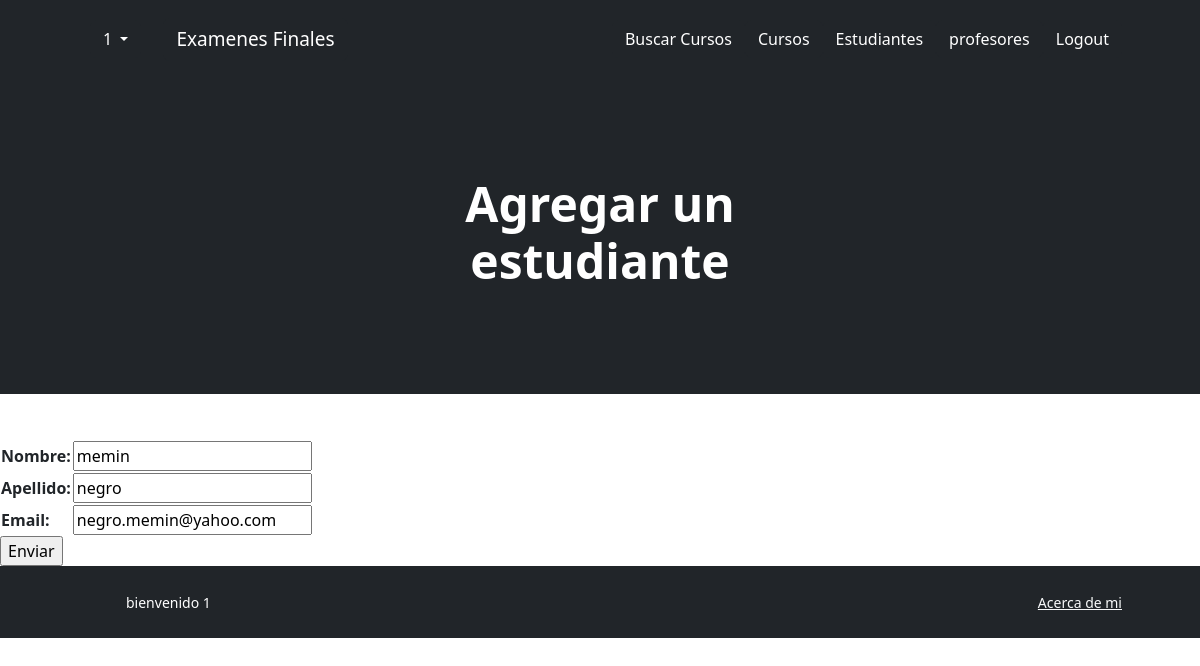
The app's page /aplicacion/estudiante_update/7/ (signed in) with its own data.
### aplicacion/models.py (models this page shows, shortened)
class Estudiante(models.Model):
    nombre = models.CharField(max_length=50)
    apellido = models.CharField(max_length=50)
    email = models.EmailField()

### aplicacion/views.py (the view)
# urls.py: path('estudiante_update/<int:pk>/', EstudianteUpdate.as_view(), name="estudiante_update"),
class EstudianteUpdate(LoginRequiredMixin, UpdateView):
    model = Estudiante
    fields = ['nombre', 'apellido', 'email']
    success_url = reverse_lazy('estudiantes')

### aplicacion/templates/aplicacion/estudiante_form.html (shortened to what this page needs)
{% extends 'aplicacion/home.html' %}
{% block titulo %}
    <h1 class="display-5 fw-bolder text-white mb-2" >Agregar un estudiante</h1>
{% endblock titulo %}
{% block contenido %}
<h2>Estudiante</h2>
<form action="" method="post">
    <table>
        {{ form.as_table }}
    </table>
    <input type="submit" value="Enviar">
</form>
{% endblock contenido %}

### aplicacion/templates/aplicacion/home.html (shortened to what this page needs)
<!DOCTYPE html>
<html lang="en">
    <head>
        {% load static %}
        <link href="https://cdn.jsdelivr.net/npm/bootstrap-icons@1.4.1/font/bootstrap-icons.css" rel="stylesheet" />
        <link href="{% static "css/styles.css" %} " rel="stylesheet" />
    </head>
    <body>
        <nav class="navbar navbar-expand-lg navbar-dark bg-dark">
            <div class="container px-5">
                <nav class="navbar navbar-expand-lg navbar-dark bg-dark">
                    <div class="container-fluid">
                      <div class="collapse navbar-collapse" id="navbarNavDarkDropdown">
                          <ul class="navbar-nav">
                            {% if user.is_authenticated %}
                          <li class="nav-item dropdown">
                            <button class="btn btn-dark dropdown-toggle" data-bs-toggle="dropdown" aria-expanded="false">
                              {{user.username}}
                            </button>
                              {% endif %}
                          </li>
                        </ul>
                      </div>
                    </div>
                  </nav>
                <a class="nav-link" href="{% url "home" %}"><p class="btn btn-dark" style="font-size: 19px; margin: 10px">Examenes Finales</p></a>
                <div class="collapse navbar-collapse" id="navbarSupportedContent">
                    <ul class="navbar-nav ms-auto mb-2 mb-lg-0">
                        {% if user.is_authenticated  %}
                        <li class="nav-item"><a class="btn btn-dark" href="{% url "buscar" %}">Buscar Cursos</a></li>
                        <li class="nav-item"><a class="btn btn-dark" aria-current="page" href="{% url "cursos" %}">Cursos</a></li>
                        <li class="nav-item"><a class="btn btn-dark" href="{% url "estudiantes" %}">Estudiantes</a></li>
                        <li class="nav-item"><a class="btn btn-dark" href="{% url "profesores" %}">profesores</a></li>
                        <li class="nav-item"><form method="post" action="{% url 'logout' %}">
                            <button type="submit" class="btn btn-dark">Logout</button>
                        </form>
                        </li>
                        {% else %}
                        <li class="nav-item"><a class="nav-link" href="{% url "login" %}">login</a></li>
                        <li class="nav-item"><a class="nav-link" href="{% url "register" %}">registro</a></li>
                        {% endif %}
                    </ul>
                </div>
            </div>
        </nav>
        <header class="bg-dark py-5">
            <div class="container px-5">
                <div class="row gx-5 justify-content-center">
                    <div class="col-lg-6">
                        <div class="text-center my-5">
                            <div class="d-grid gap-3 d-sm-flex justify-content-sm-center">
                                {% block titulo %}{% endblock titulo %}
                            </div>
                        </div>
                    </div>
                </div>
            </div>
        </header>
        {% block contenido %}
        {% endblock contenido %}
        <footer class="bg-dark py-4 mt-auto">
            <div class="container px-5">
                <div class="row align-items-center justify-content-between flex-column flex-sm-row">
                    <div class="col-auto"><div class="small m-0 text-white">
                        {% block footer %}
                        {% if user.is_authenticated %}
                            <div class="container px-5"><p class="m-0 text-center text-white">bienvenido {{user.username}}</p></div>
                        {% else %}
                            <div class="container px-5"><p class="m-0 text-center text-white">registrese para ver todas las funciones</p></div>
                        {% endif %}
                        {% endblock footer %}</div></div>
                    <div class="col-auto">
                        <a class="link-light small" href="{% url "acerca_de_mi" %}">Acerca de mi</a>
                    </div>
                </div>
            </div>
        </footer>
    </body>
</html>

### records on screen
Estudiante: nombre "memin", apellido "negro", email "negro.memin@yahoo.com"

### other values on screen
{{ user.username }} "1"
